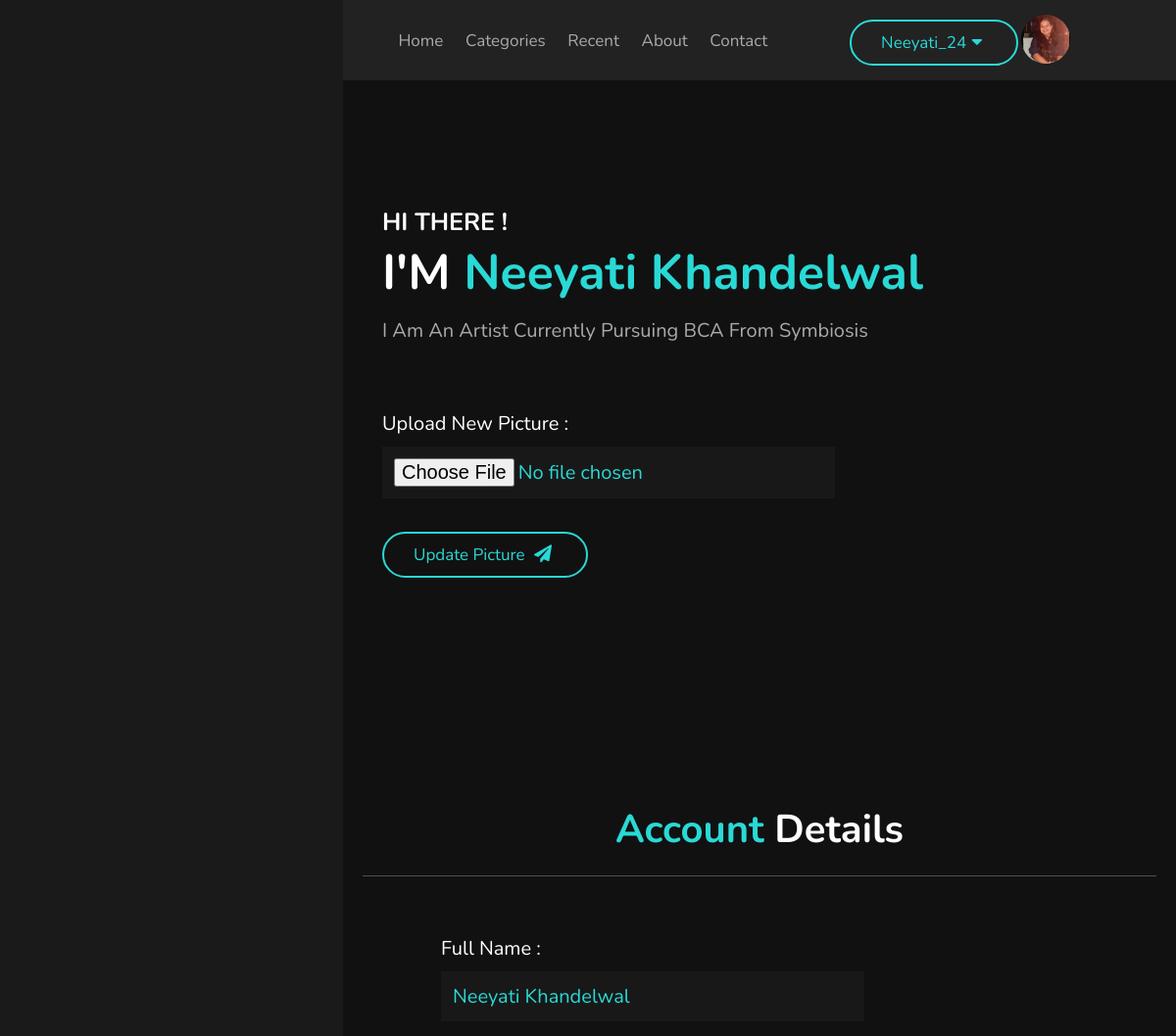
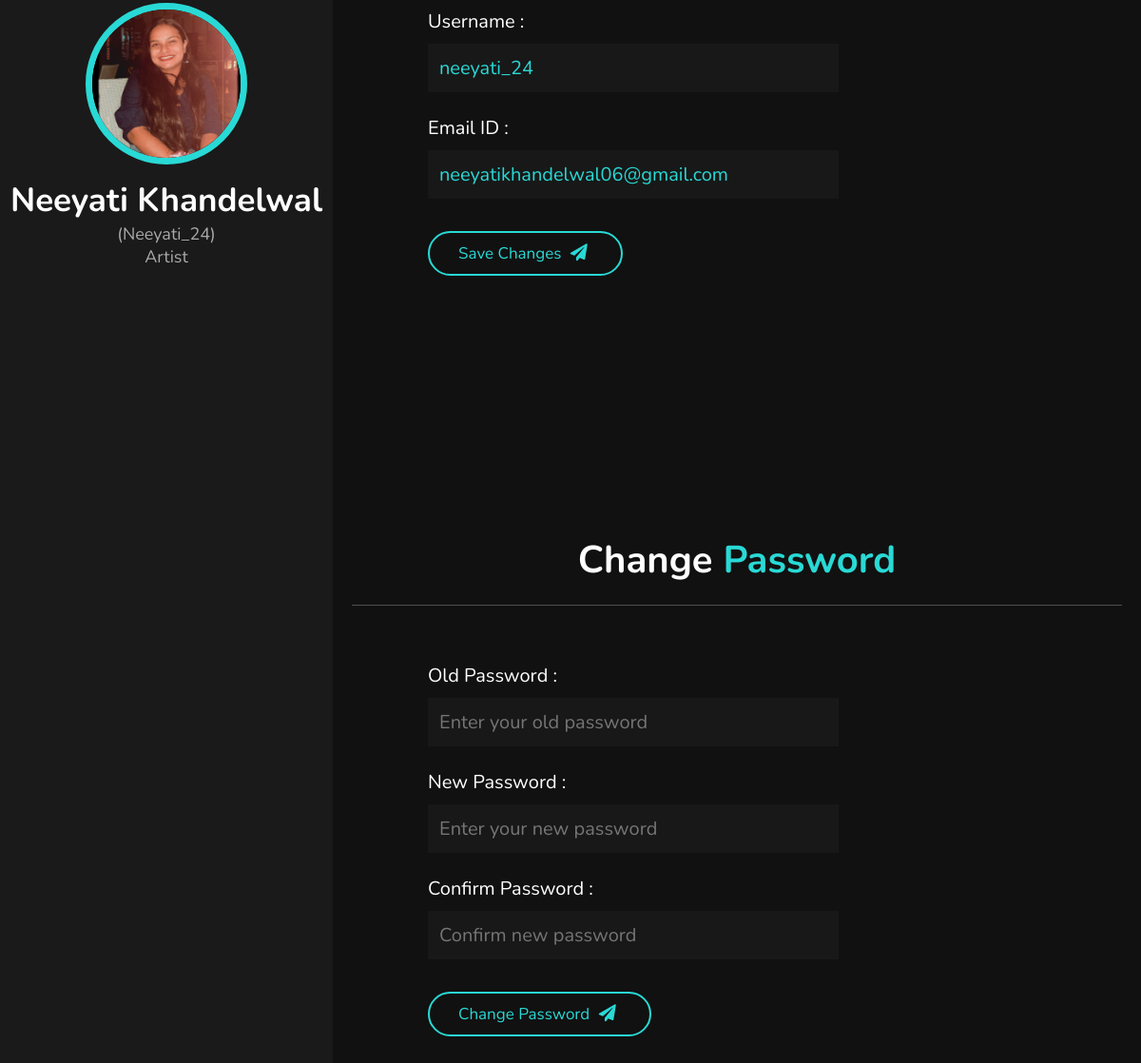
/account_details.php (signed in), run on the app's committed database (2 pictures, top to bottom).
### tables this page shows
CREATE TABLE `user_form` (
  `id` int(100) NOT NULL,
  `name` varchar(100) NOT NULL,
  `username` varchar(100) NOT NULL,
  `email` varchar(100) NOT NULL,
  `password` varchar(100) NOT NULL,
  `occupation` varchar(100) NOT NULL,
  `image` varchar(100) NOT NULL,
  `linkedin` varchar(2083) NOT NULL,
  `github` varchar(2083) NOT NULL,
  `twitter` varchar(2083) NOT NULL,
  `instagram` varchar(2083) NOT NULL,
  `about_me` varchar(100) NOT NULL,
  `age` int(100) NOT NULL,
  `qualification` varchar(100) NOT NULL,
  `language` varchar(100) NOT NULL,
  `experience` int(100) NOT NULL,
  `project` int(100) NOT NULL,
  `clients` int(100) NOT NULL,
  `awards` int(100) NOT NULL,
  `year1` varchar(100) NOT NULL,
  `degree1` varchar(100) NOT NULL,
  `year2` varchar(100) NOT NULL,
  `degree2` varchar(100) NOT NULL,
  `year3` varchar(100) NOT NULL,
  `degree3` varchar(100) NOT NULL,
  `year4` varchar(100) NOT NULL,
  `degree4` varchar(100) NOT NULL,
  `location` varchar(100) NOT NULL,
  `gender` varchar(100) NOT NULL,
  `pdf_file` varchar(2083) NOT NULL
);

### account_details.php (the view, shortened to what this page needs)
<?php
include 'config.php';
if(isset($_SESSION['user_id'])) {
  $user_id = $_SESSION['user_id'];
  $select = mysqli_query($conn, "SELECT * FROM `user_form` WHERE id = '$user_id'") or die('query failed');
  if(mysqli_num_rows($select) > 0){
      $fetch = mysqli_fetch_assoc($select);
  }
}
?>
<!DOCTYPE html>
<html lang="en">
<head>
    <link rel="stylesheet" href="https://cdnjs.cloudflare.com/ajax/libs/font-awesome/5.15.2/css/all.min.css">
    <link rel="stylesheet" href="css/edit_profile/style.css">
    <link rel="stylesheet" href="css/navbar/style.css">
    <link rel="stylesheet" href="css/dropdown.css">
    <link rel="stylesheet" href="css/preloader/preloader.css">
</head>
<body>
<header class="header">
    <a data-aos="zoom-in-left" data-aos-delay="150" href="index.php" class="logo">Portiogram </a>
    <nav class="navbar">
        <a data-aos="zoom-in-left" data-aos-delay="300" href="index.php">home</a>
        <a data-aos="zoom-in-left" data-aos-delay="450" href="category.php">Categories</a>
        <a data-aos="zoom-in-left" data-aos-delay="600" href="recent.php">Recent</a>
        <a data-aos="zoom-in-left" data-aos-delay="750" href="about.php">about</a>
        <a data-aos="zoom-in-left" data-aos-delay="900" href="contact.php">Contact</a>
    </nav>
        <div class="dropdown">
            <?php if(isset($_SESSION['user_id'])) { ?>
                <button data-aos="zoom-in-left" data-aos-delay="1300" class="btn"><?php echo $fetch['username']; ?><i class="fa fa-caret-down"></i></button>
            <?php if($fetch['image'] == ''){ ?>
                <img data-aos="zoom-in-left" data-aos-delay="1500" class="profile-image" src="images/default-avatar.png">
            <?php } else { ?>
                <img data-aos="zoom-in-left" data-aos-delay="1500" class="profile-image" src="uploaded_img/<?php echo $fetch['image']; ?>">
            <?php } ?>
        </div>
            <?php } else { ?>
                <button data-aos="zoom-in-left" data-aos-delay="1300" class="btn" onclick="redirectToLogin()">Login </button>
            <?php } ?>
</header>
<headerr>
    <div class="user">
        <img src="<?php
                    if($fetch['image'] == ''){
                        echo 'images/default-avatar.png';
                    }else{
                        echo 'uploaded_img/'.$fetch['image'];
                    }
                  ?>" alt="">
        <h3 class="name"><?php echo $fetch['name']; ?></h3>
        <p class="post">(<?php echo $fetch['username']; ?>)</p>
        <p class="post"><?php echo $fetch['occupation']; ?></p>
    </div>
</headerr>
<section class="home" id="home">
    <h3>HI THERE !</h3>
    <h1>I'M <span><?php echo $fetch['name']; ?></span></h1>
    <p><?php echo $fetch['about_me']; ?></p>
    <br><br><br><br>
    <div class="info">
        <form action="" method="post" enctype="multipart/form-data">
        <div>
            <label class="label">Upload new picture  : </label><br>
            <input class="form-control" type="file" name="update_image" accept="image/jpg, image/jpeg, image/png" text="Upload new image"  />
        </div><br>
        <button class="btn" value="update photo" name="update_photo" type="submit"> Update picture <i class="fas fa-paper-plane"></i> </button>
        </form>
    </div>
</section>
<section class="about" id="account">
<h1 class="heading"> <span>Account</span> Details </h1>
<div class="row">
    <div class="info">
        <form action="" method="post" enctype="multipart/form-data">
        <div>
            <label class="label">Full Name  : </label><br>
            <input class="form-control" type="text" name="update_name" value="<?php echo $fetch['name']; ?>" />
        </div><br>
        <div>
            <label class="label">Username : </label><br>
            <input class="form-control" type="text" name="update_username" value="<?php echo $fetch['username']; ?>" />
        </div><br>
        <div>
            <label class="label">Email ID  : </label><br>
            <input class="form-control" type="text" name="update_email" value="<?php echo $fetch['email']; ?>" />
        </div><br>
        <button class="btn" value="update profile" name="update_profile" type="submit"> Save Changes <i class="fas fa-paper-plane"></i> </button>
        </form>
    </div>
</div>
</section>
<section class="about" id="education">
    <h1 class="heading"> Change <span>Password</span> </h1>
    <div class="row">
    <div class="info">
        <form action="" method="post" enctype="multipart/form-data">
        <div>
            <label class="label">Old Password  : </label><br>
            <input class="form-control" type="password" name="update_pass" placeholder="Enter your old password"/>
        </div><br>
        <div>
            <label class="label">New Password  : </label><br>
            <input class="form-control" type="password" name="new_pass" placeholder="Enter your new password"/>
        </div><br>
        <div>
            <label class="label">Confirm Password  : </label><br>
            <input class="form-control" type="password" name="confirm_pass" placeholder="Confirm new password"/>
        </div><br>
        <button class="btn" value="update password" name="update_password" type="submit"> Change Password <i class="fas fa-paper-plane"></i> </button>
        </form>
    </div>
    </div>
</section>
</body>
</html>

### css/edit_profile/style.css (style rules this page uses)
:root { --blue:#29d9d5; }
* { font-family: 'Nunito', sans-serif; margin:0; padding:0; box-sizing: border-box; text-decoration: none; outline: none; border:none; text-transform: capitalize; }
html { font-size: 62.5%; overflow-x: hidden; }
body { background:#111; overflow-x: hidden; padding-left: 35rem; }
section { min-height: 100vh; padding: 2rem; margin: 0 auto; max-width: 1200px; }
.btn { padding:1rem 3rem; background:#333; color:#fff; cursor: pointer; margin-top: 1rem; font-size: 2rem; border-radius: 5rem; }
.btn i { padding:0 .5rem; font-size: 1.8rem; }
.heading { text-align: center; margin-bottom: 3rem; font-size: 4rem; padding-bottom: 2rem; border-bottom: .1rem solid #fff4; color:#fff; }
.heading span { color:var(--blue); }
headerr { position: fixed; top:0; left:0; z-index: 1000; height:100%; width:35rem; background:#1a1a1a; display: flex; align-items: center; justify-content: center; flex-flow: column; text-align: center; transition: .2s linear; }
headerr .user img { height:17rem; width:17rem; border-radius: 50%; object-fit: cover; margin-bottom: 1rem; border:.7rem solid var(--blue); }
headerr .user .name { font-size: 3.5rem; color:#fff; }
headerr .user .post { font-size: 1.8rem; color:#aaa; }
.home { display: flex; justify-content: center; flex-flow: column; padding:0 15rem; }
.home h3 { font-size: 2.5rem; color:#fff; }
.home h1 { font-size:5rem; color:#fff; }
.home h1 span { color:var(--blue); }
.home p { font-size:2rem; color:#aaa; line-height: 1.5; padding: 1rem 0; }
.about .row { display: flex; align-items: center; justify-content: center; flex-wrap: wrap; padding:1rem 0; }
.about .row .info { flex:1 1 48rem; padding:2rem 1rem; padding-left: 6rem; margin-left: 20px; }
.form-control { padding: 1.2rem; margin:1rem 0; background:#3333; color: var(--blue); text-transform: none; font-size: 2rem; width: 60%; }
label { font-size: 2rem; color: white; padding:1rem 0; font-weight: normal; }
@media (max-width:1200px) { html { font-size: 55%; } }
@media (max-width:1200px) { .home { padding:1rem 4rem; } }

### css/navbar/style.css (style rules this page uses)
html { font-size: 62.5%; overflow-x: hidden; scroll-behavior: smooth; scroll-padding-top: 9rem; }
.btn { margin-top: 1rem; display: inline-block; padding: 1rem 3rem; font-size: 1.7rem; color: #29d9d5; border: 0.2rem solid #29d9d5; border-radius: 5rem; cursor: pointer; background: none; }
.header { position: fixed; top: 0; left: 0; right: 0; z-index: 1000; background: #222; display: -webkit-box; display: -ms-flexbox; display: flex; -webkit-box-align: center; -ms-flex-align: center; align-items: center; -webkit-box-pack: justify; -ms-flex-pack: justify; justify-content: space-between; padding: 1.5rem 9%; }
.header .navbar a { font-size: 1.7rem; color: #aaa; display: inline-block; margin: 0 1rem; }
.header .btn { margin-top: 0; }
.logo { font-size: 2.5rem; color: #fff; font-weight: bolder; }

### css/dropdown.css (style rules this page uses)
.dropdown { position: relative; display: inline-block; vertical-align: middle; }
.dropdown .profile-image { display: inline-block; width: 50px; height: 50px; border-radius: 50%; overflow: hidden; object-fit: cover; vertical-align: -16px; }

### data on the page
user_form: username "Neeyati_24", image (picture), name "Neeyati Khandelwal", occupation "Artist", about_me "I Am An Artist Currently Pursuing BCA From Symbiosis", update_name "Neeyati Khandelwal", update_username "neeyati_24", update_email "neeyatikhandelwal06@gmail.com"
